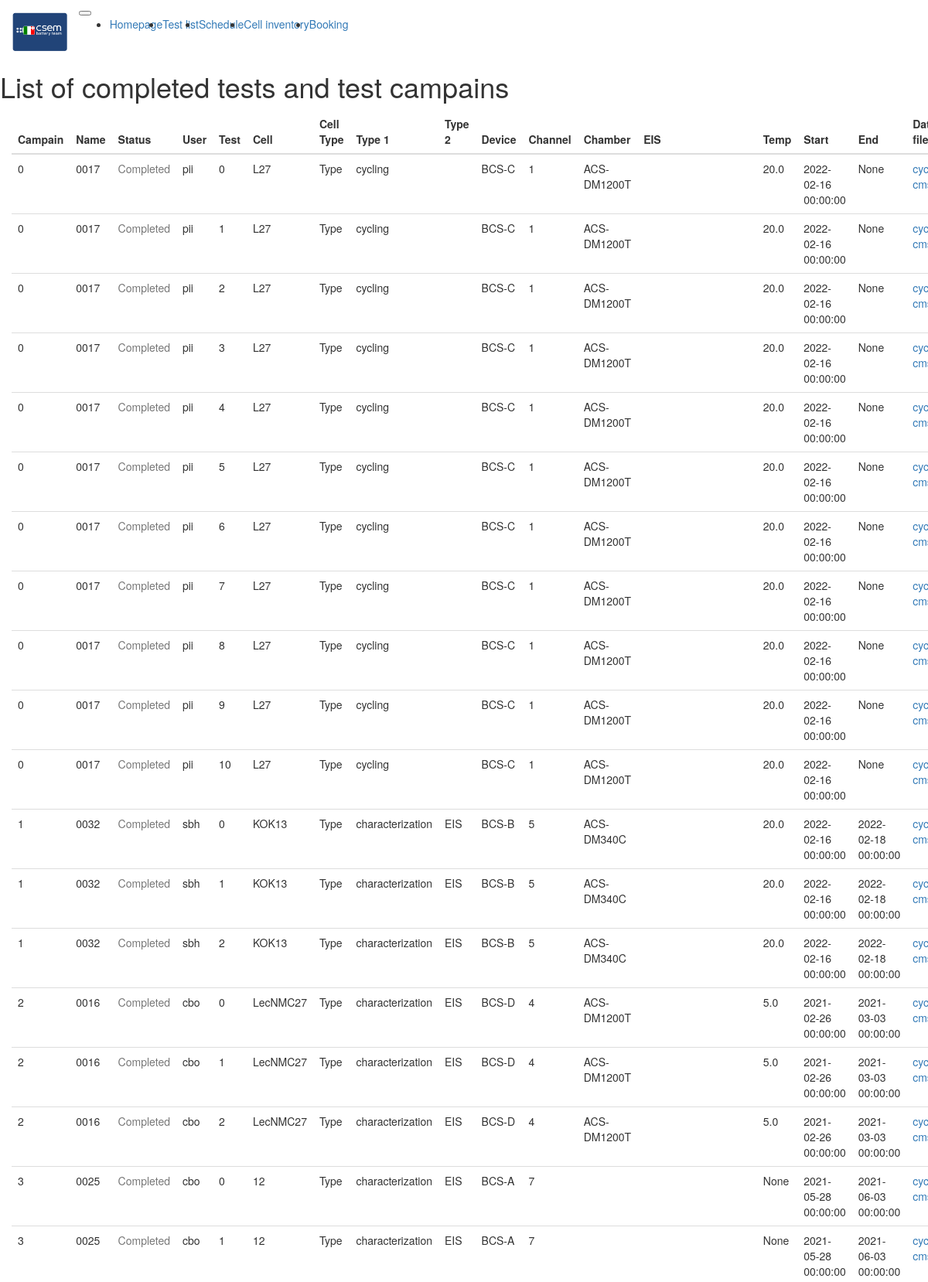
The app's page /tests_list (upper part) with its own data.
### app/models.py (models this page shows, shortened)
class Campaign(db.Model):
    __tablename__ = 'campaign'
    id            = db.Column(db.Integer,primary_key=True)
    name          = db.Column(db.String(64),index=True)
    description   = db.Column(db.String(512))
    project       = db.Column(db.Integer, db.ForeignKey('project.id'))
    campaign_id      = db.relationship('Test', backref='test_campaign',lazy='dynamic',foreign_keys="Test.campaign_id")

class User(db.Model):
    __tablename__  = 'user'
    id             =  db.Column(db.Integer,primary_key=True)
    username       = db.Column(db.String(64),index=True,unique=True)
    password_hash  = db.Column(db.String(64))
    test_id      = db.relationship('Test', backref='user',lazy='dynamic',foreign_keys="Test.user_id")
    def __repr__(self):
        return '{}'.format(self.username)

class Cell(db.Model):
    __tablename__ = 'cell'
    id            = db.Column(db.Integer,primary_key=True)
    name          = db.Column(db.String(64),unique=True)
    model_id      = db.Column(db.Integer, db.ForeignKey('cell_type.id'))
    purchase_date = db.Column(db.DateTime(timezone=True))
    under_use     = db.Column(db.Boolean)
    location      = db.Column(db.Integer, db.ForeignKey('location.id'))
    single_test      = db.relationship('SingleTest', backref='single_test+_id',lazy='dynamic',foreign_keys="SingleTest.cell_id")

class Test_type(db.Model):
    __tablename__ = 'test_type'
    id            = db.Column(db.Integer,primary_key=True)
    name          = db.Column(db.String(64),index=True)
    type1_id      = db.relationship('Test', backref='test_type1',lazy='dynamic',foreign_keys="Test.type_1")
    type2_id      = db.relationship('Test', backref='test_type2',lazy='dynamic',foreign_keys="Test.type_2")

class Device(db.Model):
    __tablename__   = 'device'
    id              = db.Column(db.Integer,primary_key=True)
    name            = db.Column(db.String(64),index=True,unique=True)
    number_channels = db.Column(db.Integer)
    company         = db.Column(db.String(64))
    datasheet_link  = db.Column(db.String(64))
    details         = db.Column(db.String(64))
    type            = db.relationship("Device_type", secondary=device_type_identifier)
    channel_id      = db.relationship('Channel', backref='device_channel',lazy='dynamic',foreign_keys="Channel.device_id")

class Channel(db.Model):
    __tablename__ = 'channel'
    id            = db.Column(db.Integer,primary_key=True)
    chan_number   = db.Column(db.Integer)
    status        = db.Column(db.Boolean)
    device_id     = db.Column(db.Integer, db.ForeignKey('device.id'))
    single_test_id = db.relationship('SingleTest', backref='channel_test',lazy='dynamic',foreign_keys="SingleTest.channel_id")
    def __repr__(self):
        return '{}'.format(self.chan_number)

class Test(db.Model):
    __tablename__ = 'test'
    id            = db.Column(db.Integer,primary_key=True)
    name          = db.Column(db.String(64))
    description   = db.Column(db.String(512))
    start         = db.Column(db.DateTime(timezone=True))
    end           = db.Column(db.DateTime(timezone=True))
    temp          = db.Column(db.Float)
    active        = db.Column(db.Boolean)
    user_id       = db.Column(db.Integer, db.ForeignKey('user.id'))
    campaign_id   = db.Column(db.Integer, db.ForeignKey('campaign.id'))
    type_2        = db.Column(db.Integer, db.ForeignKey('test_type.id'))
    type_1        = db.Column(db.Integer, db.ForeignKey('test_type.id'))
    devices       = db.relationship("Device", secondary=device_enaged_identifier)
    singleTests   = db.relationship('SingleTest', backref='batch_list',lazy='dynamic',foreign_keys="SingleTest.test_id")

### app/routes.py (the view)
@app.route('/tests_list', methods=['GET'])
def tests_list_get():
    campaings = []
    for campaign in Campaign.query.all():
        campaign_ = {'name':campaign.name, 'project':campaign.project}
        tests = []
        for test in Test.query.filter_by(campaign_id=campaign.id):
            test_ = {}
            for device in test.devices:
                if "chamber" in str(device.type[0]):
                    test_['chamber'] = device.name
                elif "EIS" in str(device.type[0]):
                    test_['eis']=device.name
            for single in SingleTest.query.filter_by(test_id=test.id).all():
                channel = Channel.query.filter_by(id =single.channel_id).first()
                try:
                    test_[ 'type_1']  = Test_type.query.filter_by(id=test.type_1).first().name
                except:
                    pass
                try:
                    test_[ 'type_2']  = Test_type.query.filter_by(id=test.type_2).first().name
                except:
                    pass
                test_[ 'start' ]  = test.start
                test_[ 'end'   ]  = test.end
                test_[ 'user'  ]  = test.user
                test_[ 'temp'  ]  = test.temp
                test_[ 'channel'] = channel
                test_[ 'device']  = Device.query.filter_by(id=channel.device_id).first().name
                test_[ 'cycler']  = single.cycler_file
                test_[ 'cms']     = single.prototype_file
                test_[ 'cell' ]   = Cell.query.filter_by(id=single.cell_id).first().name
                tests.append(test_)
        campaign_['tests']=tests
        campaings.append(campaign_)
    return render_template('test_list.html', title="Test details", campains = campaings)

### app/models.py (called while the page is built)
     def __repr__(self):
        return '{}'.format(self.name)

### app/routes.py (called while the page is built)
@app.context_processor
def inject_enumerate():
    return dict(enumerate=enumerate)

@app.context_processor
def inject_str():
    return dict(str=str)

@app.context_processor
def inject_urlencode():
    return dict(urlencode=urlencode)

### app/templates/test_list.html (shortened to what this page needs)
{% extends "base.html" %}
{% import "bootstrap/wtf.html" as wtf %}
{% block content %}
<div class="row container-fluid mt-3">
<div class="col-10">
  <h1>List of completed tests and test campains</h1>
  <div class="container-fluid mt-3" >
    <table id="table" class="table table-hover"
          data-toggle="table"
          data-filter-control="true"
          data-show-search-clear-button="true"
          data-show-columns="true"
          data-show-columns-toggle-all="true"
          data-sortable="true"
          data-pagination="true"
          >
        <thead class="thead-light">
          <tr>
            <th data-field="columnA" data-filter-control="input">Campain</th>
            <th data-field="columnB" data-filter-control="select">Name</th>
            <th data-field="columnC" data-filter-control="select">Status</th>
            <th data-field="columnD" data-filter-control="select">User</th>
            <th>Test</th>
            <th data-field="columnF" data-filter-control="input">Cell</th>
            <th data-field="columnG" data-filter-control="select">Cell Type</th>
            <th data-field="columnH" data-filter-control="select">Type 1</th>
            <th data-field="columnI" data-filter-control="select">Type 2</th>
            <th data-field="columnJ" data-filter-control="select">Device</th>
            <th data-field="columnK" data-filter-control="input">Channel</th>
            <th data-field="columnL" data-filter-control="select">Chamber</th>
            <th data-field="columnM" data-filter-control="select">EIS</th>
            <th data-field="columnN" data-filter-control="input">Temp</th>
            <th data-field="columnO" data-filter-control="input">Start</th>
            <th data-field="columnP" data-filter-control="input">End</th>
            <th>Data files</th>
          </tr>
        </thead>
        <tbody>
          {% for i, campain in enumerate(campains) %}
            {% for j, test in enumerate(campain.tests) %}
                <tr >
                <td>{{ i }}</td>
                <td>{{ campain.name }}</td>
                <td>
                  {% if campain.status == True %}
                  <p class="text-warning">On-going</p>
                  {% else %}
                  <p class="text-muted">Completed</p>
                  {% endif %}
                </td>
                <td>{{ test.user }}</td>
                <td>{{ j }}</td>
                <td>{{ test.cell }}</td>
                <td> Type </td>
                <td>{{ test.type_1 }}</td>
                <td>{{ test.type_2 }}</td>
                <td>{{ test.device }}</td>
                <td>{{ test.channel }}</td>
                <td>{{ test.chamber }}</td>
                <td>{{ test.eis }}</td>
                <td>{{ test.temp }}</td>
                <td>{{ test.start }}</td>
                <td>{{ test.end }}</td>
                <td><a href="/download/{{ test.cycler  }}" class="text-primary">cycler </a> </br>
                    <a href="/download/{{ test.cms  }}" class="text-primary">cms </a> </td>
                </tr>
            {% endfor %}
          {% endfor %}
        </tbody>
      </table>
    </div>
</div>
</div>
{% endblock %}

### records on screen
Campaign: name "0017" "0017" "0017" "0017" "0017" "0017" "0017" "0017" "0017" "0017" "0017"
User: user "pii" "pii" "pii" "pii" "pii" "pii" "pii" "pii" "pii" "pii" "pii"
Cell: cell "L27" "L27" "L27" "L27" "L27" "L27" "L27" "L27" "L27" "L27" "L27"
Test_type: type_1 "cycling" "cycling" "cycling" "cycling" "cycling" "cycling" "cycling" "cycling" "cycling" "cycling" "cycling"
Device: device "BCS-C" "BCS-C" "BCS-C" "BCS-C" "BCS-C" "BCS-C" "BCS-C" "BCS-C" "BCS-C" "BCS-C" "BCS-C"
Channel: channel "1" "1" "1" "1" "1" "1" "1" "1" "1" "1" "1"
Device: chamber "ACS-DM1200T" "ACS-DM1200T" "ACS-DM1200T" "ACS-DM1200T" "ACS-DM1200T" "ACS-DM1200T" "ACS-DM1200T" "ACS-DM1200T" "ACS-DM1200T" "ACS-DM1200T" "ACS-DM1200T" "ACS-DM1200T" "ACS-DM1200T" "ACS-DM1200T"
Test: temp "20.0" "20.0" "20.0" "20.0" "20.0" "20.0" "20.0" "20.0" "20.0" "20.0" "20.0", start "2022-02-16 00:00:00" "2022-02-16 00:00:00" "2022-02-16 00:00:00" "2022-02-16 00:00:00" "2022-02-16 00:00:00" "2022-02-16 00:00:00" "2022-02-16 00:00:00" "2022-02-16 00:00:00" "2022-02-16 00:00:00" "2022-02-16 00:00:00" "2022-02-16 00:00:00"
Campaign: name "0032" "0032" "0032"
User: user "sbh" "sbh" "sbh"
Cell: cell "KOK13" "KOK13" "KOK13"
Test_type: type_1 "characterization" "characterization" "characterization" "characterization" "characterization" "characterization" "characterization" "characterization"
Test_type: type_2 "EIS" "EIS" "EIS" "EIS" "EIS" "EIS" "EIS" "EIS"
Device: device "BCS-B" "BCS-B" "BCS-B"
Channel: channel "5" "5" "5"
Device: chamber "ACS-DM340C" "ACS-DM340C" "ACS-DM340C"
Test: temp "20.0" "20.0" "20.0", start "2022-02-16 00:00:00" "2022-02-16 00:00:00" "2022-02-16 00:00:00", end "2022-02-18 00:00:00" "2022-02-18 00:00:00" "2022-02-18 00:00:00"
Campaign: name "0016" "0016" "0016"
User: user "cbo" "cbo" "cbo" "cbo" "cbo"
Cell: cell "LecNMC27" "LecNMC27" "LecNMC27"
Device: device "BCS-D" "BCS-D" "BCS-D"
Channel: channel "4" "4" "4"
Test: temp "5.0" "5.0" "5.0", start "2021-02-26 00:00:00" "2021-02-26 00:00:00" "2021-02-26 00:00:00", end "2021-03-03 00:00:00" "2021-03-03 00:00:00" "2021-03-03 00:00:00"
Campaign: name "0025" "0025"
Cell: cell "12" "12"
Device: device "BCS-A" "BCS-A"
Channel: channel "7" "7"
Test: start "2021-05-28 00:00:00" "2021-05-28 00:00:00", end "2021-06-03 00:00:00" "2021-06-03 00:00:00"

### other values on screen
{{ i }} "0" "0" "0" "0" "0" "0" "0" "0" "0" "0" "0" "1" "1" "1" "2" "2" "2" "3" "3"
{{ j }} "0" "1" "2" "3" "4" "5" "6" "7" "8" "9" "10" "0" "1" "2" "0" "1" "2" "0" "1"
{{ test.end }} "None" "None" "None" "None" "None" "None" "None" "None" "None" "None" "None"
{{ test.temp }} "None" "None"
